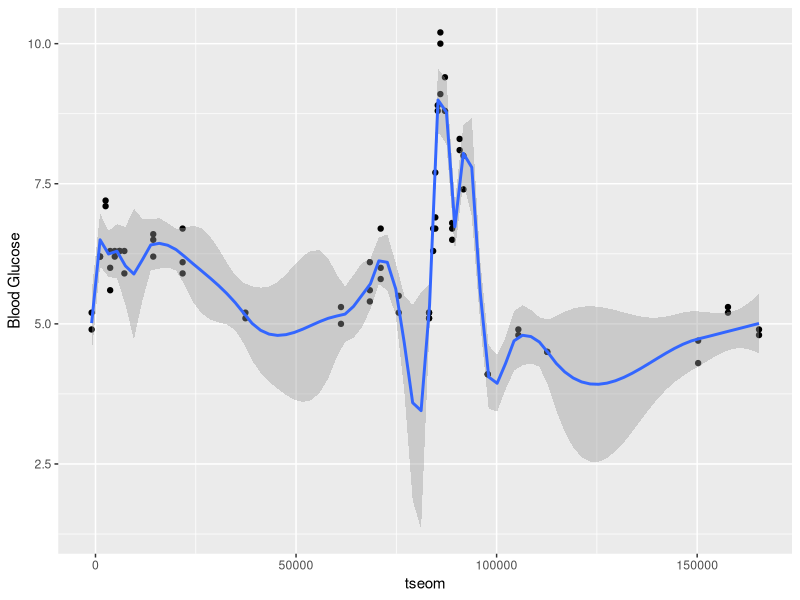
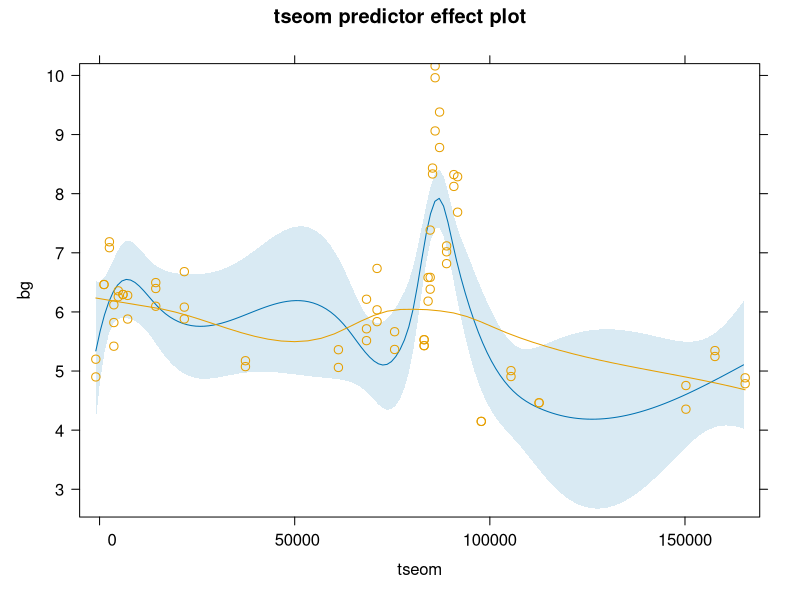
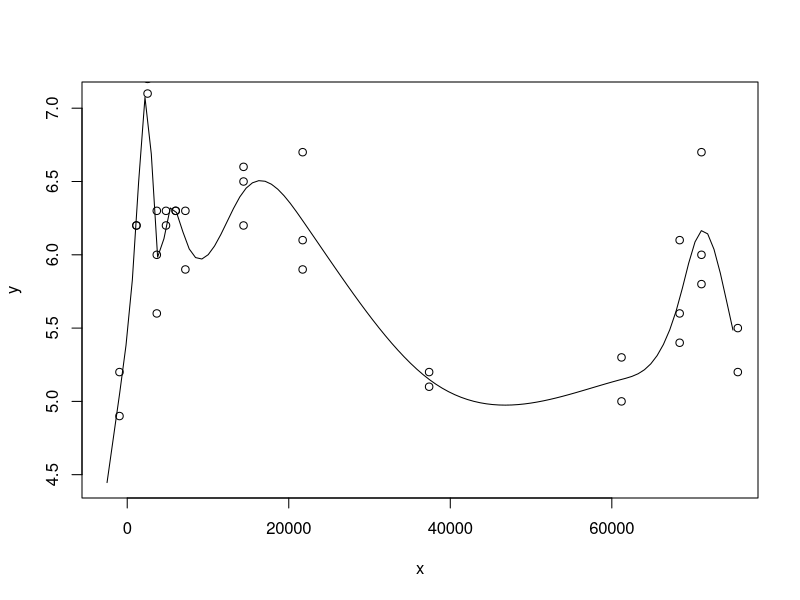
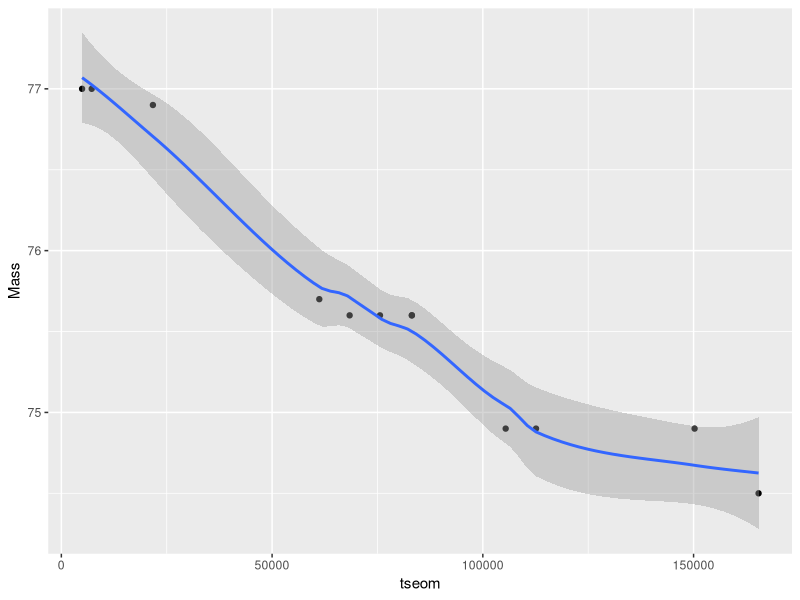
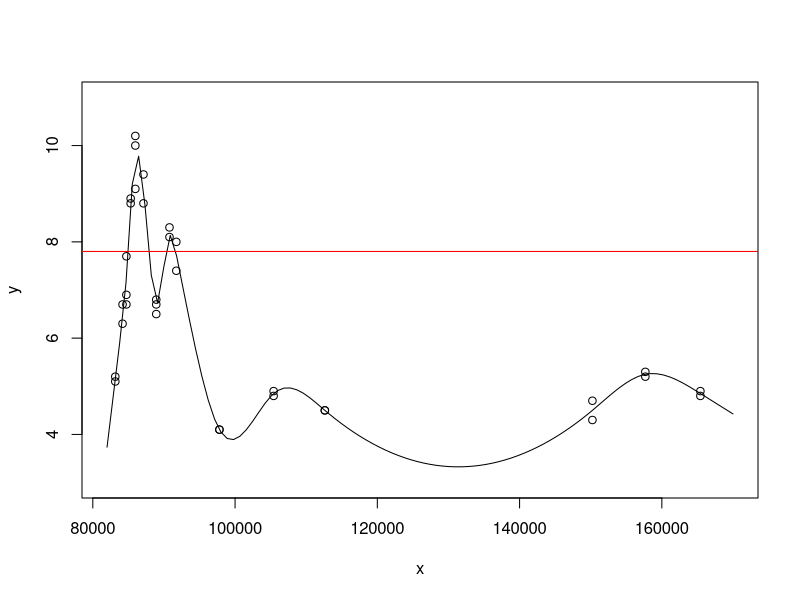
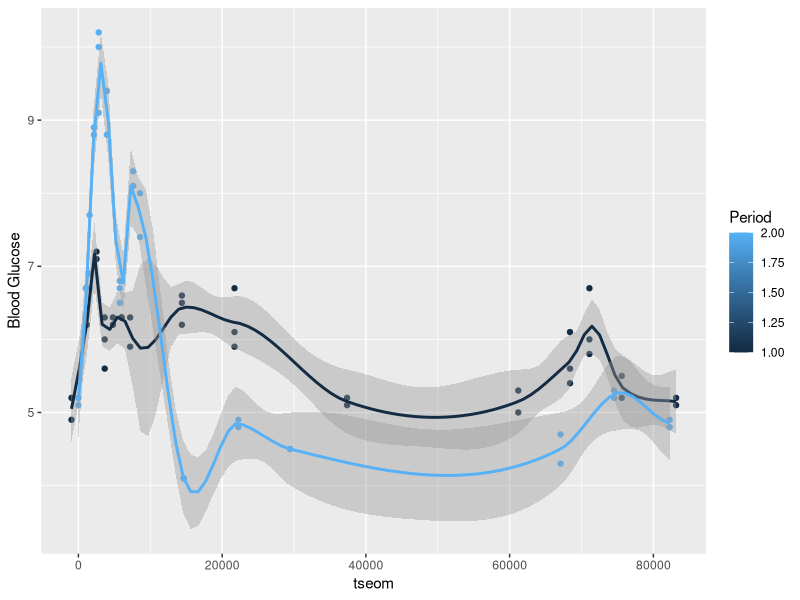

Write the R code that produced these figures, in order.
library(readr)
library(ggplot2)
library(splines)

feed <- read_delim("Copy of feeding.csv", 
                              ";", escape_double = FALSE, trim_ws = TRUE,locale=locale(decimal_mark = ","))
# View(Copy_of_feeding)

feed <- as.data.frame(feed)

feed$tseom <- as.numeric(as.POSIXct( feed[,1], format = "%Y.%m.%d %H:%M") - as.POSIXct( feed[8,1], format = "%Y.%m.%d %H:%M"))
feed$tseom <- feed$tseom + 1140

ggplot( feed[feed$tseom > -3000 & is.na(feed$`Blood Glucose`) == FALSE,], aes(x = tseom, y = `Blood Glucose`)) +
  geom_point() +
  geom_smooth(formula=y~x,method='loess',span=.15)

feed$bg <- feed$`Blood Glucose`
mod <- lm( bg ~ ns(tseom, df = 8), feed)

plot(effects::predictorEffects(mod, residuals = TRUE))

f2 <- feed[complete.cases(feed[,c(9,10)]) == TRUE & feed$Period == 1,]

x <- seq(-2500,75000,length.out = 100)

y <- predict(smooth.spline( f2$bg ~ f2$tseom),x= x)$y

plot(x,y,type='l')
points(f2$tseom,f2$`Blood Glucose`)

ggplot( feed[is.na(feed$Mass) == FALSE & feed$tseom > 0,], 
        aes(x = tseom, y = Mass)) +
  geom_point() +
  geom_smooth(formula=y~x,method='loess',span=.8)

f3 <- feed[complete.cases(feed[,c(9,10)]) == TRUE & feed$Period == 2,]

x <- seq(82000,170000,length.out = 100)

y <- predict(smooth.spline( f3$bg ~ f3$tseom),x= x)$y

plot(x,y,type='l', ylim = c(3,11))
points(f3$tseom,f3$`Blood Glucose`)
abline(h=7.8, col = 'red') # https://www.ncbi.nlm.nih.gov/pmc/articles/PMC4749644/ Nem jó a finger prick

feed$tseom[feed$Period == 2] <- feed$tseom[feed$Period == 2] - feed$tseom[feed$Period == 2][1]


ggplot( feed[feed$tseom > -3000 & is.na(feed$`Blood Glucose`) == FALSE,], 
        aes(x = tseom, y = `Blood Glucose`, group = Period, color = Period)) +
  geom_point() +
  geom_smooth(formula=y~x,method='loess',span=.2)
